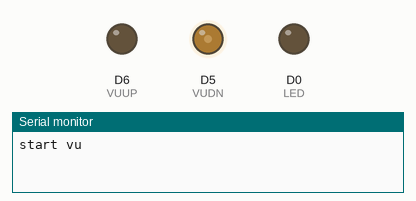
This program was run on a simulated ESP8266 (NodeMCU). Shown: output pins drawn as LEDs (lit = HIGH), the last lines printed to the serial monitor. WiFi joins after 1.5 s; servers stay silent unless stated; uploads are accepted with an empty reply.

Above: at 1.3 s.
At 2.4 s:
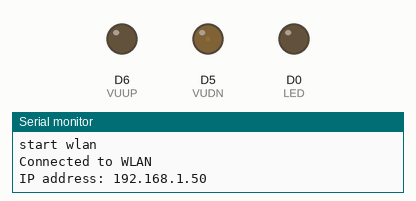
Timing chart, 0 to 5.2 s (numbered marks = the images above):
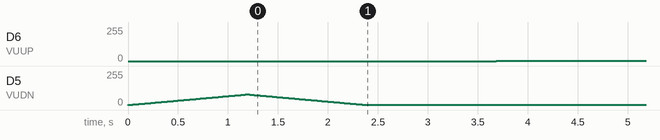

Measured:
- by itself, D6 (VUUP): 0/255 → 1/255 at 3.7 s

The program:

main.cpp
```cpp
#include <Arduino.h>
#include <ESP8266WiFi.h>
#include <WiFiClient.h>
#include <config.h>

IPAddress host(192,168,178,1);
const int httpPort = 49000;

const long MAXVU = 80;
const long MINVU = 1;
const long MAXBYTEDN = 4000000;//32 mbit
const long MAXBYTEUP = 250000;//2 mbit

//holds receive/send data
struct sr {
  int sent;
  int receive;
};

//returns xml body for fritzbox request
String getSoapXML(){
  String xml = "";
  xml += "<?xml version=\"1.0\" encoding=\"utf-8\" ?>";
  xml += "<s:Envelope s:encodingStyle=\"http://schemas.xmlsoap.org/soap/encoding/\" xmlns:s=\"http://schemas.xmlsoap.org/soap/envelope/\">";
  xml += "<s:Body>";
  xml += "<u:GetCommonLinkProperties xmlns:u=\"urn:schemas-upnp-org:service:WANCommonInterfaceConfig:1\" />";
  xml += "</s:Body>";
  xml += "</s:Envelope>";

  return xml;
}

//returns SOAP POST header for fritzbox request
String getSoapHeader(String url, String host, String soapaction, String clength){
  String header = String("POST ") + url + " HTTP/1.1\r\n" +
                          "Host: " + host + "\r\n" +
                          "Content-Type: text/xml; charset=\"utf-8\"" + "\r\n" +
                          soapaction + "\r\n" +
                          "Content-Length: "+ clength +"\r\n\r\n";

  return header;
}

//parse Receive/Send tags form fritzbox xml
sr parseData(String xml){
  String sent     = xml.substring(xml.indexOf("<NewByteSendRate>")+17,xml.indexOf("</NewByteSendRate>"));
  String receive  = xml.substring(xml.indexOf("<NewByteReceiveRate>")+20,xml.indexOf("</NewByteReceiveRate>"));
  Serial.println(sent);
  Serial.println(receive);

  sr parsed = {sent.toInt(),receive.toInt()};
  return parsed;
}

//SOAP xml request to fritzbox and parse Receive/Send data
sr getFritzData(){
  WiFiClient client;
  if (client.connect(host, httpPort)) {

    String soapaction = "SoapAction:urn:schemas-upnp-org:service:WANCommonInterfaceConfig:1#GetAddonInfos";
    String url      = "/igdupnp/control/WANCommonIFC1";
    String hostport = host.toString() + ":" + String(httpPort);
    String body     = getSoapXML();
    String length   = String(body.length());
    String header   = getSoapHeader(url, hostport, soapaction, length);


    Serial.print("Requesting URI: ");
    Serial.println(hostport+url);
    Serial.println("length: "+length);

    client.print(header+body);

    int i=0;
    while((!client.available()) && (i<1000)){
      delay(100);
      Serial.print(".");
      digitalWrite(LED, !digitalRead(LED));
      i++;
    }

    // Read all the lines of the reply from server and print them to Serial
    String lines = "";
    while(client.available()){
      Serial.print(".");
      digitalWrite(LED, !digitalRead(LED));
      lines += client.readStringUntil('\r');
    }

    Serial.println(lines);
    return parseData(lines);
  }
  else{
    Serial.println("no connection to fritzbox");
  }
}

//move VU for startup
void startupVU(){
  for (size_t i = 1; i < MAXVU; i++) {
    analogWrite(VUDN,i);
    delay(15);
  }
  for (size_t i = MAXVU; i > 0; i--) {
    analogWrite(VUDN,i);
    delay(15);
  }

}

void setup(void){
  pinMode(LED, OUTPUT);
  pinMode(VUUP, OUTPUT);
  //digitalWrite(led, 0);
  Serial.begin(115200);
  WiFi.begin(SSID, PWD);
  Serial.println("start vu");

  startupVU();

  Serial.println("start wlan");
  // Wait for connection
  while (WiFi.status() != WL_CONNECTED) {
    delay(500);
    Serial.print(".");
  }
  Serial.println("");
  Serial.print("Connected to ");
  Serial.println(SSID);
  Serial.print("IP address: ");
  Serial.println(WiFi.localIP());
}

void loop() {
  delay(10);
  sr data = getFritzData();
  long dn = map((long)data.receive,0,MAXBYTEDN,MINVU,MAXVU);
  long up = map((long)data.sent,0,MAXBYTEUP,MINVU,MAXVU);
  analogWrite(VUDN,(int) dn);
  analogWrite(VUUP,(int) up);

  Serial.println("down: "+String(dn)+" "+String(data.receive));
  Serial.println("up: "+String(up)+" "+String(data.sent));
}
```

config.h
```cpp
#define SSID "WLAN"
#define PWD "0000000000000"
#define LED D0 // Led in NodeMCU at pin GPIO16 (D0).
#define VUUP D6
#define VUDN D5
```
